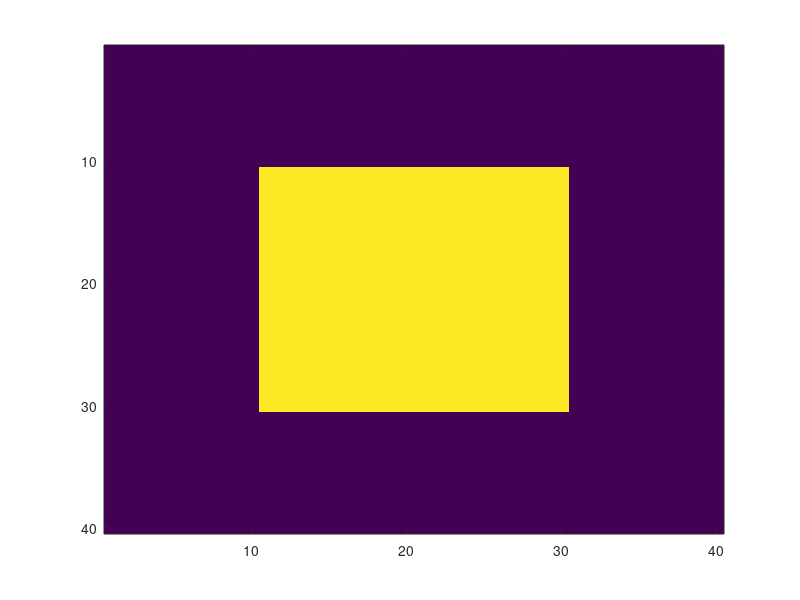
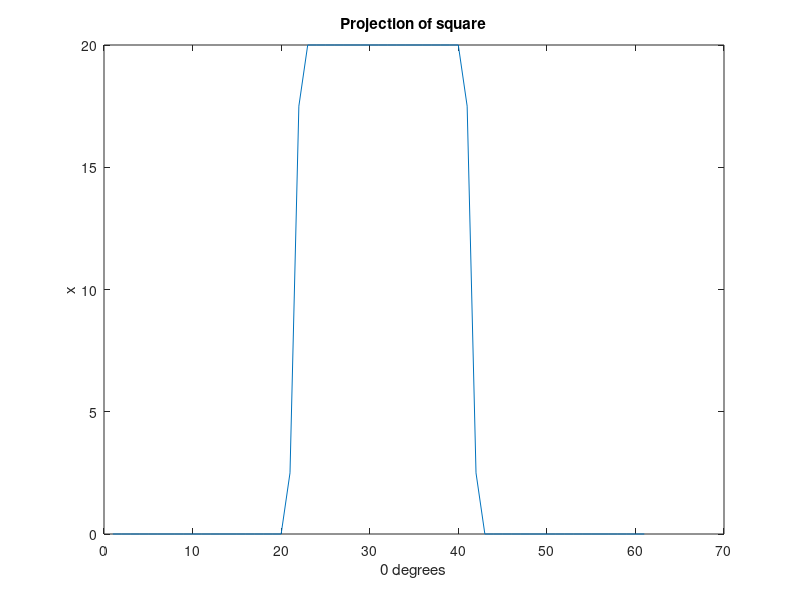
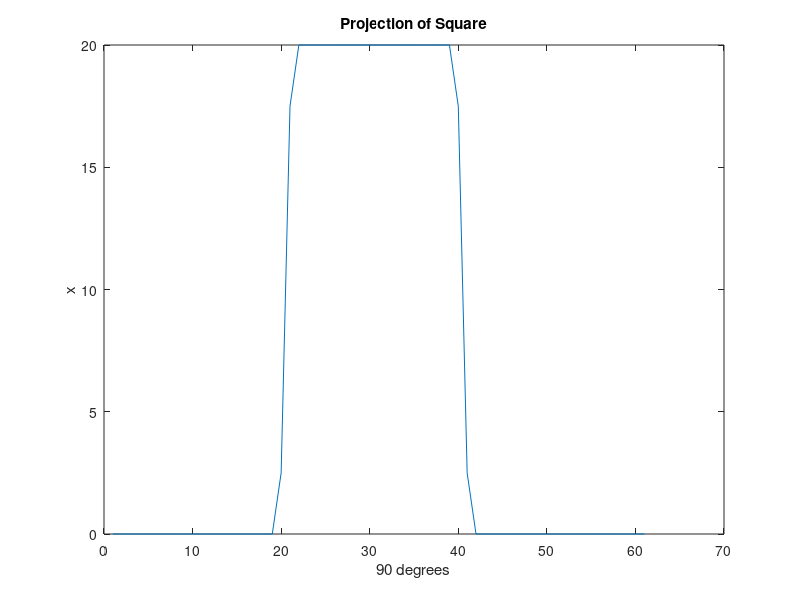
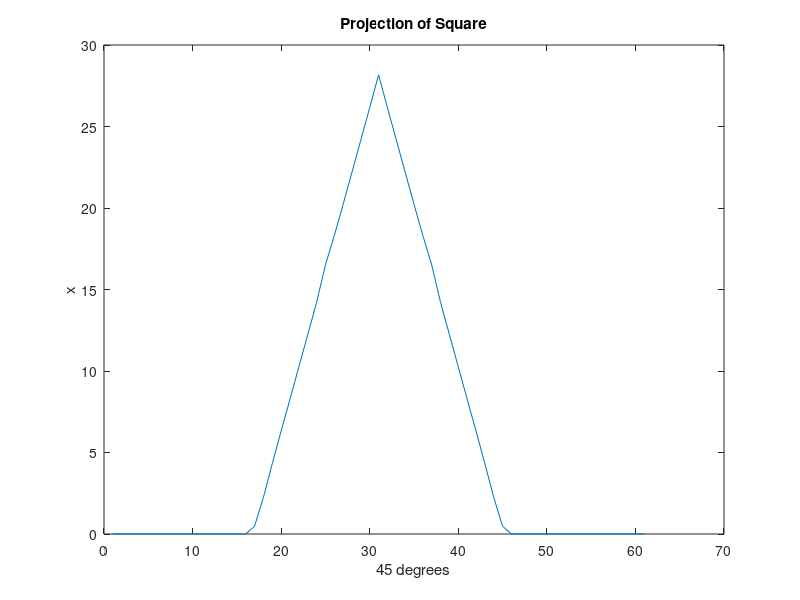

Write the MATLAB code that produced these figures, in order.
clc; clear all; close all;
figure(1)
A= zeros(40,40);
A(11:30,11:30)=1;
imagesc(A);
figure(2);
theta =0;
t=0:0.1:0;
S1=radon(A)
[S1,xp] = radon(A,theta);
imagesc(S1)
plot(S1)
xlabel('0 degrees')
ylabel('x')
title('Projection of square')
figure(3)
theta2=90
t=0:1:90;
S2=radon(A)
[S2,xp] = radon(A,theta2);
imagesc(S2);
plot(S2)
xlabel('90 degrees')
ylabel('x')
title('Projection of Square')
figure(4)
theta3=45
t=0:1:45;
S3=radon(A)
[S3,xp] = radon(A,theta3);
imagesc(S3);
plot(S3)
xlabel('45 degrees')
ylabel('x')
title('Projection of Square')
figure(5)
I=zeros(100,100);
I(41:60,31:70)=1;
imagesc(I)

figure(6)
theta4=0
t=0:0.1:0;
R1=radon(I)
[R1,xp]=radon(I,theta4);
imagesc(R1)
plot(R1)
xlabel('0 degrees')
ylabel('x')
title('Projection of Rectangle')
figure(7)
theta5=45
R2=radon(I);
[R2,xp]=radon(I,theta5);
imagesc(R2)
plot(R2)
xlabel('45 degrees')
ylabel('x')
title('Projection of Rectangle')
figure(8)
theta6=90
R4=radon(I)
[R4,xp]=radon(I,theta6);
imagesc(R4)
plot(R4)
xlabel('90 degrees')
ylabel('x')
title('Projection of Rectangle')
figure(10)
imshowpair(A,I,'montage')
figure(12)
imshowpair(S1,R1,'montage')
normS1=S1/max(S1);
normR1=R1/max(R1);
figure(13)
plot( normS1,'r' );
hold on
plot( normR1,'g' );
legend('Square projection','rectangle projection');
xlabel('0 degree')
ylabel('x')
%%%%%%%%%%%%%%%%%%%%%%%%%%%%%%%%%%%%%%%%%%%%%%%%%%%
normS2=S2/max(S2);
normR4=R4/max(R4);
figure(14)
plot( normS2,'r' );
hold on
plot( normR4,'g' );
legend('Square projection','rectangle projection');
xlabel('90 degree')
ylabel('x')
%%%%%%%%%%%%%%%%%%%%%%%%%%%%%%%%%%%%%%%%%%%%%%%%%%%
normS3=S3/max(S3);
normR2=R2/max(R2);
figure(15)
plot( normS3,'r' );
hold on
plot( normR2,'g' );
legend('Square projection','rectangle projection');
xlabel('45 degree')
ylabel('x')




